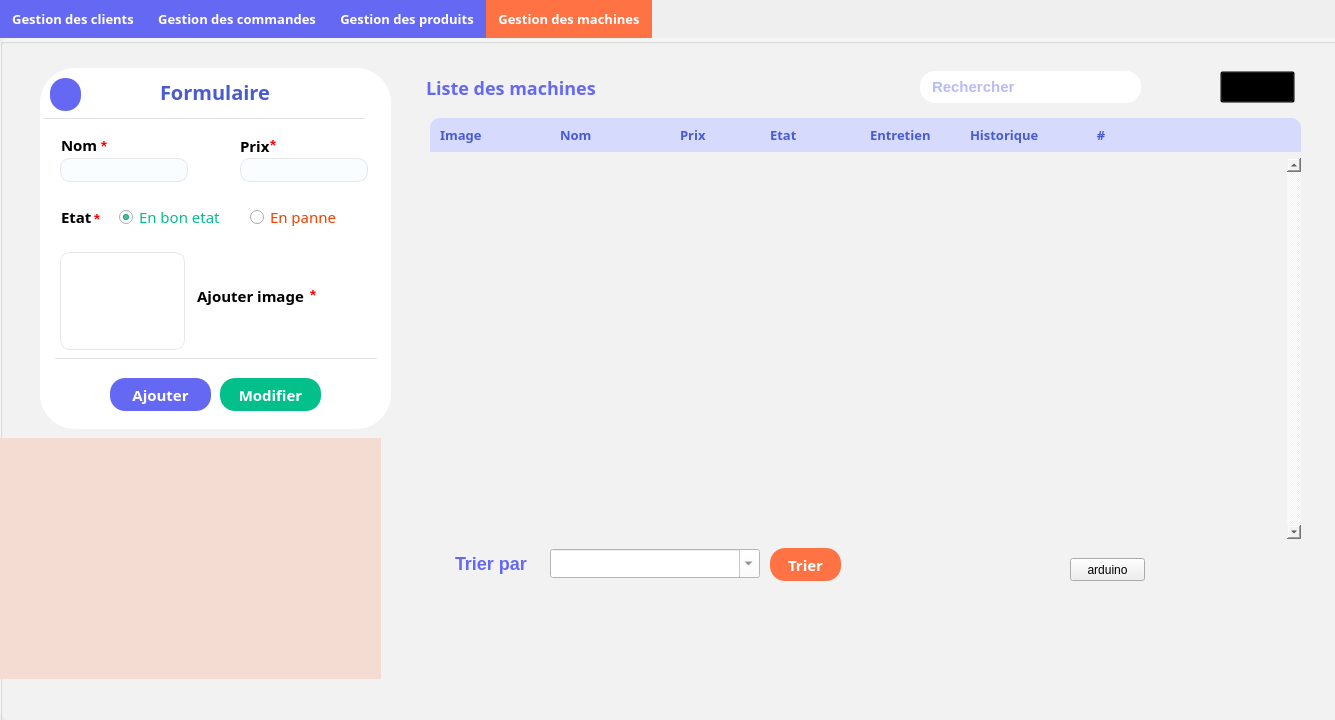
<?xml version="1.0" encoding="UTF-8"?>
<ui version="4.0">
 <class>Machines</class>
 <widget class="QDialog" name="Machines">
  <property name="geometry">
   <rect>
    <x>0</x>
    <y>0</y>
    <width>1335</width>
    <height>720</height>
   </rect>
  </property>
  <property name="windowTitle">
   <string>Dialog</string>
  </property>
  <widget class="QTabWidget" name="tabWidget">
   <property name="geometry">
    <rect>
     <x>0</x>
     <y>0</y>
     <width>1351</width>
     <height>720</height>
    </rect>
   </property>
   <property name="font">
    <font>
     <family>Montserrat</family>
     <pointsize>10</pointsize>
     <weight>75</weight>
     <bold>true</bold>
     <kerning>true</kerning>
    </font>
   </property>
   <property name="cursor">
    <cursorShape>ArrowCursor</cursorShape>
   </property>
   <property name="mouseTracking">
    <bool>false</bool>
   </property>
   <property name="tabletTracking">
    <bool>false</bool>
   </property>
   <property name="whatsThis">
    <string>&lt;html&gt;&lt;head/&gt;&lt;body&gt;&lt;p&gt;gestion des clients&lt;/p&gt;&lt;/body&gt;&lt;/html&gt;</string>
   </property>
   <property name="styleSheet">
    <string notr="true">QTabBar::tab {
  background: #6568F3;
  color: white;
  padding: 10px 12px;
border-radius:0px;
}

QTabBar::tab:selected {
    color: white;
   background-color:#FF7244;

}
QTabBar::tab:hover {
  background: #FF7244;
 }


QTabWidget::pane {
  top:0px; 
  background: rgb(245, 245, 245);
border-radius:10px;
} </string>
   </property>
   <property name="currentIndex">
    <number>3</number>
   </property>
   <widget class="QWidget" name="tab">
    <attribute name="title">
     <string>Gestion des clients</string>
    </attribute>
   </widget>
   <widget class="QWidget" name="tab_2">
    <attribute name="title">
     <string>Gestion des commandes</string>
    </attribute>
   </widget>
   <widget class="QWidget" name="tab_3">
    <attribute name="title">
     <string>Gestion des produits</string>
    </attribute>
   </widget>
   <widget class="QWidget" name="tab_4">
    <attribute name="title">
     <string>Gestion des machines</string>
    </attribute>
    <widget class="QGroupBox" name="gClientBg">
     <property name="geometry">
      <rect>
       <x>0</x>
       <y>0</y>
       <width>1340</width>
       <height>700</height>
      </rect>
     </property>
     <property name="font">
      <font>
       <weight>50</weight>
       <bold>false</bold>
      </font>
     </property>
     <property name="styleSheet">
      <string notr="true">#gClientBg{
background-image:url(:/Machine_resources/img_m/bg.png);
}</string>
     </property>
     <property name="title">
      <string/>
     </property>
     <widget class="QGroupBox" name="groupBox">
      <property name="geometry">
       <rect>
        <x>40</x>
        <y>30</y>
        <width>351</width>
        <height>361</height>
       </rect>
      </property>
      <property name="font">
       <font>
        <family>Montserrat</family>
        <pointsize>8</pointsize>
       </font>
      </property>
      <property name="styleSheet">
       <string notr="true">background-color:  white;
border-radius:35px;

</string>
      </property>
      <property name="title">
       <string/>
      </property>
      <widget class="QLineEdit" name="Nom_f">
       <property name="geometry">
        <rect>
         <x>20</x>
         <y>90</y>
         <width>128</width>
         <height>24</height>
        </rect>
       </property>
       <property name="font">
        <font>
         <family>Montserrat</family>
         <pointsize>9</pointsize>
         <weight>50</weight>
         <bold>false</bold>
        </font>
       </property>
       <property name="styleSheet">
        <string notr="true">#Nom_f{
background-color: #F9FDFF;
border:1px solid rgba(222, 226, 230, 0.8);
padding-left:5px;
border-radius:10px;
color:#585856;
}
#Nom_f:focus{
border:1px solid #6568f3;
outline:none;
}
</string>
       </property>
       <property name="text">
        <string/>
       </property>
      </widget>
      <widget class="QLabel" name="label">
       <property name="geometry">
        <rect>
         <x>120</x>
         <y>14</y>
         <width>121</width>
         <height>20</height>
        </rect>
       </property>
       <property name="font">
        <font>
         <family>Montserrat</family>
         <pointsize>-1</pointsize>
         <weight>75</weight>
         <bold>true</bold>
        </font>
       </property>
       <property name="styleSheet">
        <string notr="true">
color:#341763;
color:#4a5bcf;
font-size:20px;</string>
       </property>
       <property name="text">
        <string>Formulaire</string>
       </property>
      </widget>
      <widget class="QLabel" name="label_2">
       <property name="geometry">
        <rect>
         <x>21</x>
         <y>70</y>
         <width>47</width>
         <height>14</height>
        </rect>
       </property>
       <property name="font">
        <font>
         <family>Montserrat</family>
         <pointsize>11</pointsize>
         <weight>75</weight>
         <bold>true</bold>
        </font>
       </property>
       <property name="text">
        <string>Nom</string>
       </property>
      </widget>
      <widget class="QLabel" name="label_13">
       <property name="geometry">
        <rect>
         <x>61</x>
         <y>70</y>
         <width>47</width>
         <height>16</height>
        </rect>
       </property>
       <property name="font">
        <font>
         <pointsize>11</pointsize>
         <weight>75</weight>
         <bold>true</bold>
        </font>
       </property>
       <property name="styleSheet">
        <string notr="true">color:red;</string>
       </property>
       <property name="text">
        <string>*</string>
       </property>
      </widget>
      <widget class="QLabel" name="label_3">
       <property name="geometry">
        <rect>
         <x>200</x>
         <y>70</y>
         <width>71</width>
         <height>16</height>
        </rect>
       </property>
       <property name="font">
        <font>
         <family>Montserrat</family>
         <pointsize>11</pointsize>
         <weight>75</weight>
         <bold>true</bold>
        </font>
       </property>
       <property name="text">
        <string>Prix</string>
       </property>
      </widget>
      <widget class="QLineEdit" name="Prix_f">
       <property name="geometry">
        <rect>
         <x>200</x>
         <y>90</y>
         <width>128</width>
         <height>24</height>
        </rect>
       </property>
       <property name="font">
        <font>
         <family>Montserrat</family>
         <pointsize>9</pointsize>
         <weight>50</weight>
         <bold>false</bold>
        </font>
       </property>
       <property name="styleSheet">
        <string notr="true">#Prix_f{
background-color: #F9FDFF;
border:1px solid rgba(222, 226, 230, 0.8);
padding-left:5px;
border-radius:10px;
color:#585856;
}
#Prix_f:focus{
border:1px solid #6568f3;
outline:none;
}</string>
       </property>
       <property name="text">
        <string/>
       </property>
      </widget>
      <widget class="QLabel" name="label_14">
       <property name="geometry">
        <rect>
         <x>230</x>
         <y>70</y>
         <width>47</width>
         <height>14</height>
        </rect>
       </property>
       <property name="font">
        <font>
         <pointsize>11</pointsize>
         <weight>75</weight>
         <bold>true</bold>
        </font>
       </property>
       <property name="styleSheet">
        <string notr="true">color:red;</string>
       </property>
       <property name="text">
        <string>*</string>
       </property>
      </widget>
      <widget class="QLabel" name="label_4">
       <property name="geometry">
        <rect>
         <x>21</x>
         <y>140</y>
         <width>47</width>
         <height>18</height>
        </rect>
       </property>
       <property name="font">
        <font>
         <family>Montserrat</family>
         <pointsize>11</pointsize>
         <weight>75</weight>
         <bold>true</bold>
        </font>
       </property>
       <property name="text">
        <string>Etat</string>
       </property>
      </widget>
      <widget class="QLabel" name="label_15">
       <property name="geometry">
        <rect>
         <x>54</x>
         <y>140</y>
         <width>47</width>
         <height>21</height>
        </rect>
       </property>
       <property name="font">
        <font>
         <pointsize>11</pointsize>
         <weight>75</weight>
         <bold>true</bold>
        </font>
       </property>
       <property name="styleSheet">
        <string notr="true">color:red;</string>
       </property>
       <property name="text">
        <string>*</string>
       </property>
      </widget>
      <widget class="QLineEdit" name="img_f">
       <property name="geometry">
        <rect>
         <x>50</x>
         <y>210</y>
         <width>51</width>
         <height>41</height>
        </rect>
       </property>
       <property name="font">
        <font>
         <pointsize>9</pointsize>
         <weight>50</weight>
         <bold>false</bold>
        </font>
       </property>
       <property name="styleSheet">
        <string notr="true">#img_f{
background-color: #F9FDFF;
border:1px solid rgba(222, 226, 230, 0.8);
padding-left:5px;
border-radius:10px;
color:#585856;
}
#img_f:focus{
border:1px solid #6568f3;
outline:none;
}</string>
       </property>
       <property name="text">
        <string/>
       </property>
      </widget>
      <widget class="QLabel" name="label_17">
       <property name="geometry">
        <rect>
         <x>270</x>
         <y>220</y>
         <width>47</width>
         <height>14</height>
        </rect>
       </property>
       <property name="font">
        <font>
         <pointsize>11</pointsize>
         <weight>75</weight>
         <bold>true</bold>
        </font>
       </property>
       <property name="styleSheet">
        <string notr="true">color:red;</string>
       </property>
       <property name="text">
        <string>*</string>
       </property>
      </widget>
      <widget class="QPushButton" name="ajouter_machine">
       <property name="geometry">
        <rect>
         <x>70</x>
         <y>310</y>
         <width>101</width>
         <height>33</height>
        </rect>
       </property>
       <property name="font">
        <font>
         <family>Montserrat</family>
         <pointsize>11</pointsize>
         <weight>75</weight>
         <bold>true</bold>
        </font>
       </property>
       <property name="cursor">
        <cursorShape>PointingHandCursor</cursorShape>
       </property>
       <property name="styleSheet">
        <string notr="true">#ajouter_machine{
color:white;
background-color:#6568F3;
border-radius:15px;
}

#ajouter_machine:hover{
background-color:#4144f1;
}</string>
       </property>
       <property name="text">
        <string>Ajouter</string>
       </property>
      </widget>
      <widget class="QPushButton" name="modifier_machine">
       <property name="geometry">
        <rect>
         <x>180</x>
         <y>310</y>
         <width>101</width>
         <height>33</height>
        </rect>
       </property>
       <property name="font">
        <font>
         <family>Montserrat</family>
         <pointsize>11</pointsize>
         <weight>75</weight>
         <bold>true</bold>
        </font>
       </property>
       <property name="cursor">
        <cursorShape>PointingHandCursor</cursorShape>
       </property>
       <property name="styleSheet">
        <string notr="true">#modifier_machine{
color:white;
background-color:#03BF8A;
border-radius:15px;
}

#modifier_machine:hover{
background-color:#02976d;
}
</string>
       </property>
       <property name="text">
        <string>Modifier</string>
       </property>
      </widget>
      <widget class="Line" name="line_2">
       <property name="geometry">
        <rect>
         <x>15</x>
         <y>290</y>
         <width>322</width>
         <height>1</height>
        </rect>
       </property>
       <property name="styleSheet">
        <string notr="true">background-color:rgba(222, 226, 230, 0.8);
border-width: 1px;
border: 2px solid rgba(222, 226, 230, 0.8);
</string>
       </property>
       <property name="orientation">
        <enum>Qt::Horizontal</enum>
       </property>
      </widget>
      <widget class="QPushButton" name="clear_machine">
       <property name="geometry">
        <rect>
         <x>10</x>
         <y>10</y>
         <width>31</width>
         <height>33</height>
        </rect>
       </property>
       <property name="font">
        <font>
         <family>Arial</family>
         <pointsize>9</pointsize>
         <weight>50</weight>
         <bold>false</bold>
        </font>
       </property>
       <property name="cursor">
        <cursorShape>PointingHandCursor</cursorShape>
       </property>
       <property name="styleSheet">
        <string notr="true">#clear_machine{
color:white;
background-color:#6568F3;
border-radius:15px;
}

#clear_machine:hover{
background-color:#4144f1;
}</string>
       </property>
       <property name="text">
        <string/>
       </property>
       <property name="icon">
        <iconset resource="Resources.qrc">
         <normaloff>:/Machine_resources/img_m/eraser.png</normaloff>:/Machine_resources/img_m/eraser.png</iconset>
       </property>
       <property name="iconSize">
        <size>
         <width>25</width>
         <height>25</height>
        </size>
       </property>
      </widget>
      <widget class="QPushButton" name="pushButton">
       <property name="geometry">
        <rect>
         <x>20</x>
         <y>184</y>
         <width>125</width>
         <height>98</height>
        </rect>
       </property>
       <property name="styleSheet">
        <string notr="true">
border:1px solid rgba(222, 226, 230, 0.8);
padding-left:5px;
border-radius:10px;</string>
       </property>
       <property name="text">
        <string/>
       </property>
       <property name="icon">
        <iconset resource="Resources.qrc">
         <normaloff>:/Machine_resources/img_m/upload.png</normaloff>:/Machine_resources/img_m/upload.png</iconset>
       </property>
       <property name="iconSize">
        <size>
         <width>70</width>
         <height>70</height>
        </size>
       </property>
      </widget>
      <widget class="QPushButton" name="add_imageBtn">
       <property name="geometry">
        <rect>
         <x>150</x>
         <y>212</y>
         <width>121</width>
         <height>31</height>
        </rect>
       </property>
       <property name="font">
        <font>
         <family>Montserrat</family>
         <pointsize>11</pointsize>
         <weight>75</weight>
         <bold>true</bold>
        </font>
       </property>
       <property name="cursor">
        <cursorShape>PointingHandCursor</cursorShape>
       </property>
       <property name="styleSheet">
        <string notr="true">
#add_imageBtn{
color:black;
background-color:transparent;
}

#add_imageBtn:hover{
color:#FF7244;
}
</string>
       </property>
       <property name="text">
        <string>Ajouter image</string>
       </property>
      </widget>
      <widget class="QLabel" name="lblBkImge">
       <property name="geometry">
        <rect>
         <x>16</x>
         <y>183</y>
         <width>130</width>
         <height>100</height>
        </rect>
       </property>
       <property name="styleSheet">
        <string notr="true">background-color:transparent;
</string>
       </property>
       <property name="text">
        <string/>
       </property>
      </widget>
      <widget class="QRadioButton" name="radioButton_panne">
       <property name="geometry">
        <rect>
         <x>210</x>
         <y>140</y>
         <width>101</width>
         <height>18</height>
        </rect>
       </property>
       <property name="font">
        <font>
         <family>Montserrat</family>
         <pointsize>11</pointsize>
         <weight>50</weight>
         <bold>false</bold>
        </font>
       </property>
       <property name="cursor">
        <cursorShape>PointingHandCursor</cursorShape>
       </property>
       <property name="styleSheet">
        <string notr="true">color:#f53e00;</string>
       </property>
       <property name="text">
        <string>En panne</string>
       </property>
      </widget>
      <widget class="QRadioButton" name="radioButton_bon">
       <property name="geometry">
        <rect>
         <x>79</x>
         <y>140</y>
         <width>111</width>
         <height>18</height>
        </rect>
       </property>
       <property name="font">
        <font>
         <family>Montserrat</family>
         <pointsize>11</pointsize>
         <weight>50</weight>
         <bold>false</bold>
        </font>
       </property>
       <property name="styleSheet">
        <string notr="true">color:#03BF8A;</string>
       </property>
       <property name="text">
        <string>En bon etat</string>
       </property>
       <property name="checked">
        <bool>true</bool>
       </property>
      </widget>
      <zorder>Nom_f</zorder>
      <zorder>label</zorder>
      <zorder>label_2</zorder>
      <zorder>label_13</zorder>
      <zorder>label_3</zorder>
      <zorder>Prix_f</zorder>
      <zorder>label_14</zorder>
      <zorder>label_4</zorder>
      <zorder>label_15</zorder>
      <zorder>img_f</zorder>
      <zorder>label_17</zorder>
      <zorder>ajouter_machine</zorder>
      <zorder>modifier_machine</zorder>
      <zorder>line_2</zorder>
      <zorder>clear_machine</zorder>
      <zorder>pushButton</zorder>
      <zorder>lblBkImge</zorder>
      <zorder>add_imageBtn</zorder>
      <zorder>radioButton_panne</zorder>
      <zorder>radioButton_bon</zorder>
     </widget>
     <widget class="QLabel" name="label_7">
      <property name="geometry">
       <rect>
        <x>426</x>
        <y>40</y>
        <width>211</width>
        <height>20</height>
       </rect>
      </property>
      <property name="font">
       <font>
        <family>Montserrat</family>
        <pointsize>-1</pointsize>
        <weight>75</weight>
        <bold>true</bold>
       </font>
      </property>
      <property name="styleSheet">
       <string notr="true">color:#6568F3;
font-size:18px;</string>
      </property>
      <property name="text">
       <string>Liste des machines</string>
      </property>
     </widget>
     <widget class="QLabel" name="label_8">
      <property name="geometry">
       <rect>
        <x>430</x>
        <y>80</y>
        <width>121</width>
        <height>34</height>
       </rect>
      </property>
      <property name="font">
       <font>
        <family>Montserrat</family>
        <pointsize>10</pointsize>
        <weight>75</weight>
        <bold>true</bold>
       </font>
      </property>
      <property name="styleSheet">
       <string notr="true">background-color:#D6DBFD;
color:#4A5BCF;
padding:6px;
border-top-left-radius:10px;</string>
      </property>
      <property name="text">
       <string>Image</string>
      </property>
     </widget>
     <widget class="QLabel" name="label_18">
      <property name="geometry">
       <rect>
        <x>1070</x>
        <y>80</y>
        <width>231</width>
        <height>34</height>
       </rect>
      </property>
      <property name="font">
       <font>
        <family>Montserrat</family>
        <pointsize>10</pointsize>
        <weight>75</weight>
        <bold>true</bold>
       </font>
      </property>
      <property name="styleSheet">
       <string notr="true">background-color:#D6DBFD;
color:#4A5BCF;
padding:6px;
border-top-right-radius:10px;</string>
      </property>
      <property name="text">
       <string>     #</string>
      </property>
     </widget>
     <widget class="QLineEdit" name="search_input_machine">
      <property name="geometry">
       <rect>
        <x>920</x>
        <y>33</y>
        <width>211</width>
        <height>32</height>
       </rect>
      </property>
      <property name="styleSheet">
       <string notr="true">border-radius:15px;
padding:4px;
padding-left:10px;
padding-right:15px;
color:#7375f3;
font-size:15px;
font-weight:bold;
</string>
      </property>
      <property name="text">
       <string/>
      </property>
      <property name="placeholderText">
       <string extracomment="Recherche">Rechercher</string>
      </property>
     </widget>
     <widget class="QPushButton" name="search_machine">
      <property name="geometry">
       <rect>
        <x>1100</x>
        <y>33</y>
        <width>41</width>
        <height>32</height>
       </rect>
      </property>
      <property name="cursor">
       <cursorShape>PointingHandCursor</cursorShape>
      </property>
      <property name="styleSheet">
       <string notr="true">#search_machine{
background-color:white;
border-radius:15px;
}

#search_machine:hover{
background-color:#D6DBFD;

}</string>
      </property>
      <property name="text">
       <string/>
      </property>
      <property name="icon">
       <iconset resource="Resources.qrc">
        <normaloff>:/Machine_resources/img_m/search.png</normaloff>:/Machine_resources/img_m/search.png</iconset>
      </property>
     </widget>
     <widget class="QPushButton" name="trier_machine">
      <property name="geometry">
       <rect>
        <x>770</x>
        <y>510</y>
        <width>71</width>
        <height>33</height>
       </rect>
      </property>
      <property name="font">
       <font>
        <family>Montserrat</family>
        <pointsize>11</pointsize>
        <weight>75</weight>
        <bold>true</bold>
       </font>
      </property>
      <property name="cursor">
       <cursorShape>PointingHandCursor</cursorShape>
      </property>
      <property name="styleSheet">
       <string notr="true">#trier_machine{
color:white;
background-color:#FF7244;
border-radius:15px;
}

#trier_machine:hover{
background-color:#ff531a;
}</string>
      </property>
      <property name="text">
       <string>Trier</string>
      </property>
     </widget>
     <widget class="QPushButton" name="trier_client">
      <property name="geometry">
       <rect>
        <x>400</x>
        <y>508</y>
        <width>75</width>
        <height>31</height>
       </rect>
      </property>
      <property name="font">
       <font>
        <pointsize>8</pointsize>
       </font>
      </property>
      <property name="styleSheet">
       <string notr="true">#trier_client{
background-color:transparent;
border-radius:5px;
}</string>
      </property>
      <property name="text">
       <string/>
      </property>
      <property name="icon">
       <iconset resource="Resources.qrc">
        <normaloff>:/Machine_resources/img_m/sort.png</normaloff>:/Machine_resources/img_m/sort.png</iconset>
      </property>
      <property name="iconSize">
       <size>
        <width>36</width>
        <height>36</height>
       </size>
      </property>
     </widget>
     <widget class="QLabel" name="label_40">
      <property name="geometry">
       <rect>
        <x>450</x>
        <y>510</y>
        <width>101</width>
        <height>31</height>
       </rect>
      </property>
      <property name="font">
       <font>
        <pointsize>-1</pointsize>
        <weight>75</weight>
        <bold>true</bold>
       </font>
      </property>
      <property name="styleSheet">
       <string notr="true">color:#6568F3;
font-size:18px;</string>
      </property>
      <property name="text">
       <string> Trier par</string>
      </property>
     </widget>
     <widget class="QComboBox" name="machine_combo">
      <property name="geometry">
       <rect>
        <x>550</x>
        <y>511</y>
        <width>210</width>
        <height>29</height>
       </rect>
      </property>
      <property name="font">
       <font>
        <family>Montserrat</family>
        <pointsize>9</pointsize>
        <weight>75</weight>
        <bold>true</bold>
       </font>
      </property>
      <property name="styleSheet">
       <string notr="true">background-color:white;
color:#585856;</string>
      </property>
      <property name="editable">
       <bool>true</bool>
      </property>
      <property name="currentText">
       <string/>
      </property>
     </widget>
     <widget class="Line" name="line">
      <property name="geometry">
       <rect>
        <x>43</x>
        <y>80</y>
        <width>322</width>
        <height>1</height>
       </rect>
      </property>
      <property name="autoFillBackground">
       <bool>false</bool>
      </property>
      <property name="styleSheet">
       <string notr="true">background-color:rgba(222, 226, 230, 0.8);
border-width: 1px;
border: 2px solid rgba(222, 226, 230, 0.8);
</string>
      </property>
      <property name="lineWidth">
       <number>1</number>
      </property>
      <property name="orientation">
       <enum>Qt::Horizontal</enum>
      </property>
     </widget>
     <widget class="QPushButton" name="excel_btn">
      <property name="geometry">
       <rect>
        <x>620</x>
        <y>30</y>
        <width>32</width>
        <height>38</height>
       </rect>
      </property>
      <property name="cursor">
       <cursorShape>PointingHandCursor</cursorShape>
      </property>
      <property name="styleSheet">
       <string notr="true">#excel_btn{
background-color:transparent;
border-radius:15px;
}

#excel_btn:hover{
background-color:#FF7244;

}</string>
      </property>
      <property name="text">
       <string/>
      </property>
      <property name="icon">
       <iconset resource="Resources.qrc">
        <normaloff>:/Machine_resources/img_m/excel.png</normaloff>:/Machine_resources/img_m/excel.png</iconset>
      </property>
      <property name="iconSize">
       <size>
        <width>32</width>
        <height>32</height>
       </size>
      </property>
     </widget>
     <widget class="QScrollArea" name="scrollArea">
      <property name="geometry">
       <rect>
        <x>420</x>
        <y>120</y>
        <width>881</width>
        <height>381</height>
       </rect>
      </property>
      <property name="styleSheet">
       <string notr="true">background-color:transparent;border:none;</string>
      </property>
      <property name="verticalScrollBarPolicy">
       <enum>Qt::ScrollBarAlwaysOn</enum>
      </property>
      <property name="widgetResizable">
       <bool>true</bool>
      </property>
      <widget class="QWidget" name="scrollAreaWidgetContents">
       <property name="geometry">
        <rect>
         <x>0</x>
         <y>0</y>
         <width>864</width>
         <height>381</height>
        </rect>
       </property>
      </widget>
     </widget>
     <widget class="QPushButton" name="refreshBtn">
      <property name="geometry">
       <rect>
        <x>1220</x>
        <y>33</y>
        <width>75</width>
        <height>32</height>
       </rect>
      </property>
      <property name="cursor">
       <cursorShape>PointingHandCursor</cursorShape>
      </property>
      <property name="styleSheet">
       <string notr="true">#refreshBtn{
background-color:transparent;
image: url(:/Machine_resources/img_m/refresh.png);
}

#refreshBtn:hover{
	image: url(:/Machine_resources/img_m/refresh-button.png);
}</string>
      </property>
      <property name="text">
       <string/>
      </property>
     </widget>
     <widget class="QLabel" name="label_9">
      <property name="geometry">
       <rect>
        <x>550</x>
        <y>80</y>
        <width>121</width>
        <height>34</height>
       </rect>
      </property>
      <property name="font">
       <font>
        <family>Montserrat</family>
        <pointsize>10</pointsize>
        <weight>75</weight>
        <bold>true</bold>
       </font>
      </property>
      <property name="styleSheet">
       <string notr="true">background-color:#D6DBFD;
color:#4A5BCF;
padding:6px;</string>
      </property>
      <property name="text">
       <string>Nom</string>
      </property>
     </widget>
     <widget class="QLabel" name="label_10">
      <property name="geometry">
       <rect>
        <x>670</x>
        <y>80</y>
        <width>101</width>
        <height>34</height>
       </rect>
      </property>
      <property name="font">
       <font>
        <family>Montserrat</family>
        <pointsize>10</pointsize>
        <weight>75</weight>
        <bold>true</bold>
       </font>
      </property>
      <property name="styleSheet">
       <string notr="true">background-color:#D6DBFD;
color:#4A5BCF;
padding:6px;</string>
      </property>
      <property name="text">
       <string>Prix</string>
      </property>
     </widget>
     <widget class="QLabel" name="label_11">
      <property name="geometry">
       <rect>
        <x>760</x>
        <y>80</y>
        <width>101</width>
        <height>34</height>
       </rect>
      </property>
      <property name="font">
       <font>
        <family>Montserrat</family>
        <pointsize>10</pointsize>
        <weight>75</weight>
        <bold>true</bold>
       </font>
      </property>
      <property name="styleSheet">
       <string notr="true">background-color:#D6DBFD;
color:#4A5BCF;
padding:6px;</string>
      </property>
      <property name="text">
       <string>Etat</string>
      </property>
     </widget>
     <widget class="QLabel" name="label_12">
      <property name="geometry">
       <rect>
        <x>960</x>
        <y>80</y>
        <width>111</width>
        <height>34</height>
       </rect>
      </property>
      <property name="font">
       <font>
        <family>Montserrat</family>
        <pointsize>10</pointsize>
        <weight>75</weight>
        <bold>true</bold>
       </font>
      </property>
      <property name="styleSheet">
       <string notr="true">background-color:#D6DBFD;
color:#4A5BCF;
padding:6px;</string>
      </property>
      <property name="text">
       <string>Historique</string>
      </property>
     </widget>
     <widget class="QLabel" name="label_16">
      <property name="geometry">
       <rect>
        <x>860</x>
        <y>80</y>
        <width>101</width>
        <height>34</height>
       </rect>
      </property>
      <property name="font">
       <font>
        <family>Montserrat</family>
        <pointsize>10</pointsize>
        <weight>75</weight>
        <bold>true</bold>
       </font>
      </property>
      <property name="styleSheet">
       <string notr="true">background-color:#D6DBFD;
color:#4A5BCF;
padding:6px;</string>
      </property>
      <property name="text">
       <string>Entretien</string>
      </property>
     </widget>
     <widget class="QFrame" name="circleFrame">
      <property name="geometry">
       <rect>
        <x>-50</x>
        <y>400</y>
        <width>431</width>
        <height>241</height>
       </rect>
      </property>
      <property name="styleSheet">
       <string notr="true">background-color:#F4DCD3;</string>
      </property>
      <layout class="QHBoxLayout" name="horizontalLayout_2"/>
     </widget>
     <widget class="QPushButton" name="arduinoM_btn">
      <property name="geometry">
       <rect>
        <x>1070</x>
        <y>520</y>
        <width>75</width>
        <height>23</height>
       </rect>
      </property>
      <property name="text">
       <string>arduino</string>
      </property>
     </widget>
    </widget>
   </widget>
  </widget>
 </widget>
 <resources>
  <include location="Resources.qrc"/>
 </resources>
 <connections/>
</ui>
